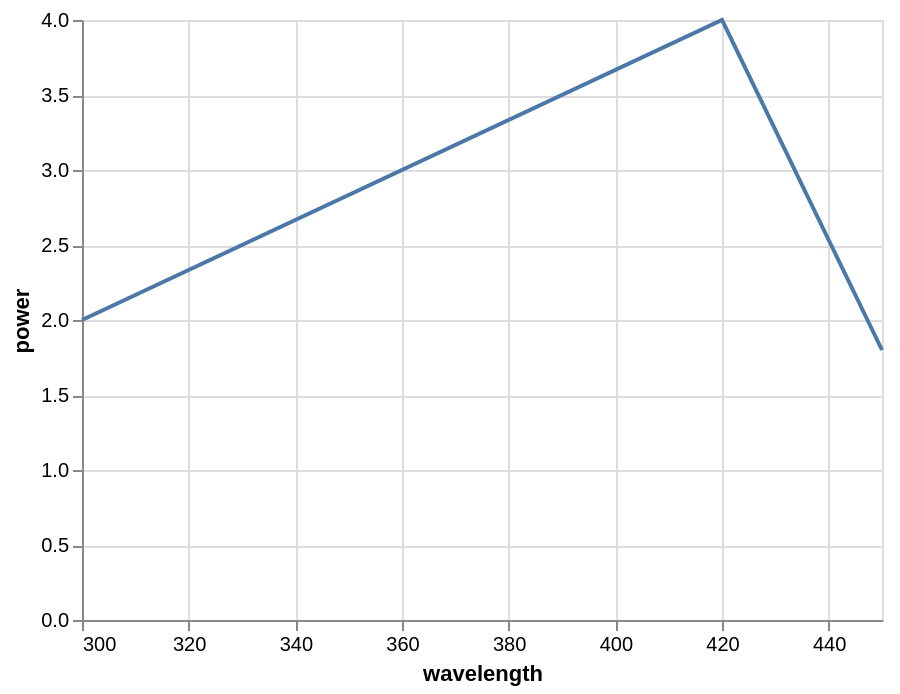

Here is the Vega-Lite specification saved for this chart:
### Vega specification from a JSON file in a GitHub repository (floating-point values rounded to 4 significant figures)
{"$schema": "https://vega.github.io/schema/vega/v5.json", "background": "white", "padding": 5, "width": 400, "height": 300, "style": "cell", "data": [{"name": "source_0", "values": [{"wavelength": 250, "power": 1}, {"wavelength": 300, "power": 2}, {"wavelength": 420, "power": 4}, {"wavelength": 450, "power": 1.8}, {"wavelength": 500, "power": 1.1}]}, {"name": "data_0", "source": "source_0", "transform": [{"type": "formula", "expr": "toNumber(datum[\"wavelength\"])", "as": "wavelength"}, {"type": "filter", "expr": "inrange(datum[\"wavelength\"], [300, 450])"}]}], "marks": [{"name": "marks", "type": "line", "style": ["line"], "sort": {"field": "x"}, "from": {"data": "data_0"}, "encode": {"update": {"stroke": {"value": "#4c78a8"}, "description": {"signal": "\"wavelength: \" + (format(datum[\"wavelength\"], \"\")) + \"; power: \" + (format(datum[\"power\"], \"\"))"}, "x": {"scale": "x", "field": "wavelength"}, "y": {"scale": "y", "field": "power"}, "defined": {"signal": "isValid(datum[\"wavelength\"]) && isFinite(+datum[\"wavelength\"]) && isValid(datum[\"power\"]) && isFinite(+datum[\"power\"])"}}}}], "scales": [{"name": "x", "type": "linear", "domain": [300, 450], "range": [0, {"signal": "width"}], "zero": false}, {"name": "y", "type": "linear", "domain": {"data": "data_0", "field": "power"}, "range": [{"signal": "height"}, 0], "nice": true, "zero": true}], "axes": [{"scale": "x", "orient": "bottom", "gridScale": "y", "grid": true, "tickCount": {"signal": "ceil(width/40)"}, "domain": false, "labels": false, "aria": false, "maxExtent": 0, "minExtent": 0, "ticks": false, "zindex": 0}, {"scale": "y", "orient": "left", "gridScale": "x", "grid": true, "tickCount": {"signal": "ceil(height/40)"}, "domain": false, "labels": false, "aria": false, "maxExtent": 0, "minExtent": 0, "ticks": false, "zindex": 0}, {"scale": "x", "orient": "bottom", "grid": false, "title": "wavelength", "labelFlush": true, "labelOverlap": true, "tickCount": {"signal": "ceil(width/40)"}, "zindex": 0}, {"scale": "y", "orient": "left", "grid": false, "title": "power", "labelOverlap": true, "tickCount": {"signal": "ceil(height/40)"}, "zindex": 0}]}
